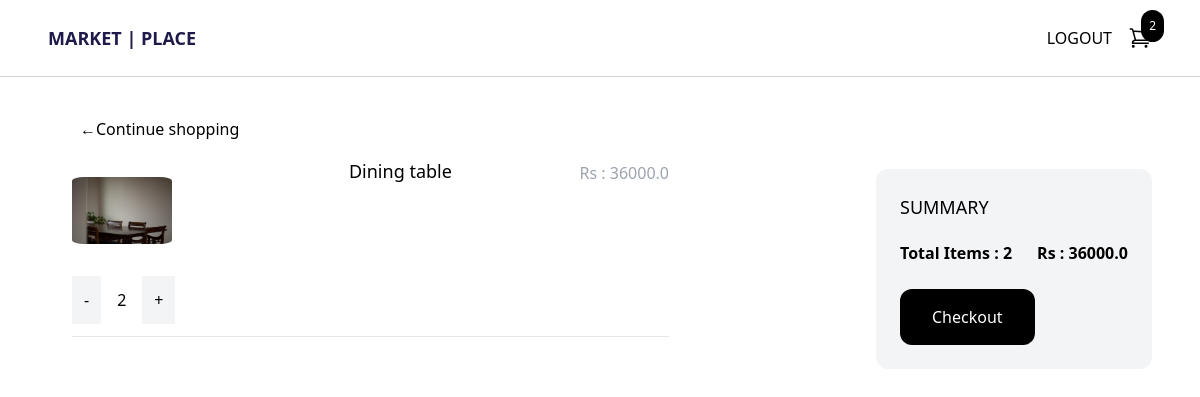
The page /cart/ (signed in) on the database as committed earlier.
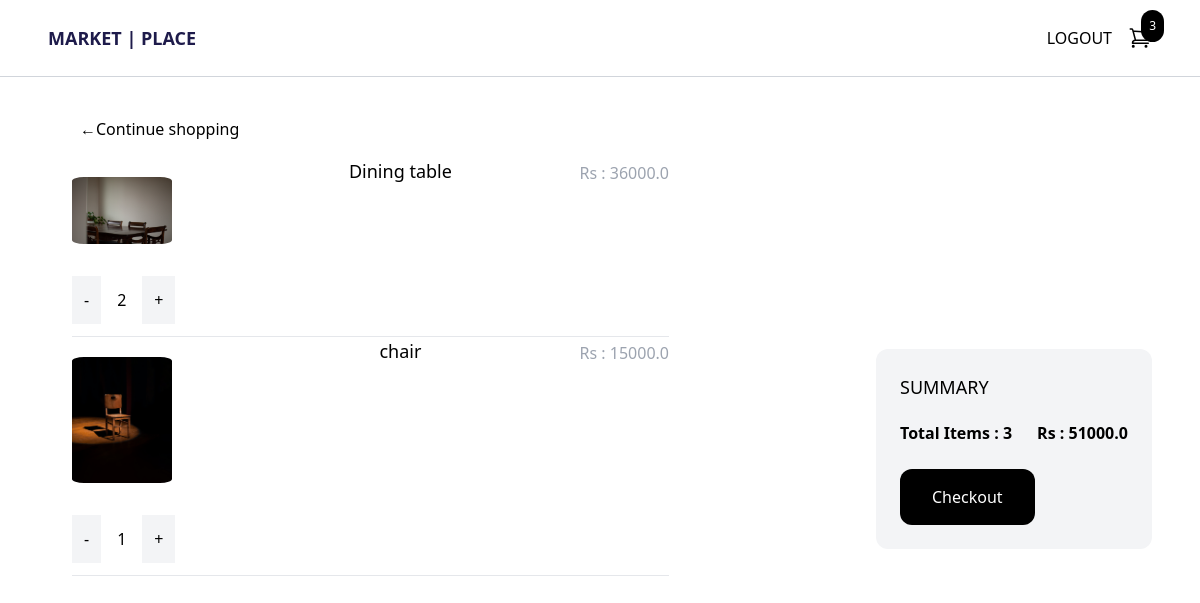
The same page on the database as committed later.
### store/models.py (models this page shows, shortened)
class OrderItem(models.Model):
    product = models.ForeignKey(Product, on_delete=models.SET_NULL, blank=True, null=True)
    order = models.ForeignKey(Order, on_delete=models.SET_NULL, blank=True, null=True)
    quantity = models.IntegerField(default=0, null=True, blank=True)
    date_added = models.DateTimeField(auto_now_add=True)
    @property
    def get_total(self):
        total = self.product.price * self.quantity
        return total

class Product(models.Model):
    name = models.CharField(max_length=255, null=True)
    price = models.FloatField()
    digital = models.BooleanField(default=False, null=True, blank=True)
    image = models.ImageField(blank=True, null=True)

class Order(models.Model):
    customer = models.ForeignKey(Customer, on_delete=models.SET_NULL, blank=True, null=True)
    date_ordered = models.DateTimeField(auto_now_add=True)
    complete = models.BooleanField(default=False, null=True, blank=False)
    transaction_id = models.CharField(max_length=255, null=True)
    @property
    def get_cart_total(self):
        orderitems = self.orderitem_set.all()
        total = sum([item.get_total for item in orderitems])
        return total
    @property
    def get_cart_items(self):
        orderitems = self.orderitem_set.all()
        total = sum([item.quantity for item in orderitems])
        return total

### store/views.py (the view)
# urls.py: path('cart/', views.cart, name="cart"),
def cart(request):
    if request.user.is_authenticated:
        customer = request.user.customer
        order, created = Order.objects.get_or_create(customer=customer, complete=False)
        items = order.orderitem_set.all()
        cartItems = order.get_cart_items
    else:
       cookieData = cookieCart(request)
       cartItems = cookieData['cartItems']
       order = cookieData['order']
       items = cookieData['items']
    context = {'items': items, 'order': order, 'cartItems':cartItems}
    return render(request, 'store/cart.html', context)

### store/templates/store/cart.html
{% extends 'store/main.html' %}
{% block content %}
<div class="max-w-6xl mx-auto flex flex-wrap items-start py-6 px-6 xl:px-0">
    <div class="products w-full lg:w-3/4">
        <a href="{% url 'store' %}" class="inline-block px-8 py-4 rounded-xl  text-black">
            &#x2190;Continue shopping
        </a>
    </div>
   {% for item in items %}
   <div class="products w-full lg:w-3/4">
    <div class="w-3/4 pl-6">
        <div class="flex justify-between">
            <a href="#" class="w-1/4">
                <img class="hover:shadow-lg rounded-xl mt-3 py-2" src="{{ item.product.image.url }}" width="100px"></img>
            </a>
            <a href="#" class="text-lg"> {{ item.product.name }} </a>
            <span class="mb-6 pt-1 text-gray-400">Rs : {{ item.get_total }}</span>
        </div>
        <div class="quantity mt-6 flex items-center space-x-4 mb-3 ">
            <a class="p-3 bg-gray-100 update-cart" data-product="{{item.product.id}}" data-action="remove">-</a>
            <span>{{ item.quantity }}</span>
            <a class="p-3 bg-gray-100 update-cart" data-product="{{item.product.id}}" data-action="add" >+</a>
        </div>
        <hr>
    </div>
</div>
   {% endfor %}
    <div class="summary w-full lg:w-1/4 p-6 bg-gray-100 rounded-xl mt-3">
        <h2 class="uppercase text-lg mb-5">Summary</h2>
        <div class="mb-6 flex justify-between">
            <span class="font-semibold">Total Items : {{ order.get_cart_items }}</span>
            <span class="font-semibold">Rs : {{ order.get_cart_total }}</span>
        </div>
        <a href="{% url 'check_out' %}" class="inline-block px-8 py-4 rounded-xl bg-black hover:bg-gray-700 text-white">Checkout</a>
    </div>
</div>
{% endblock %}

Rows that differ between the two databases and show on the page:
added OrderItem: product.image (picture), product.name "chair", get_total "15000.0", quantity "1"
computed for Order: get_cart_items "2" → "3"; get_cart_total "36000.0" → "51000.0"
Other text that changed with them:
{{ cartItems }}: "2" → "3"
